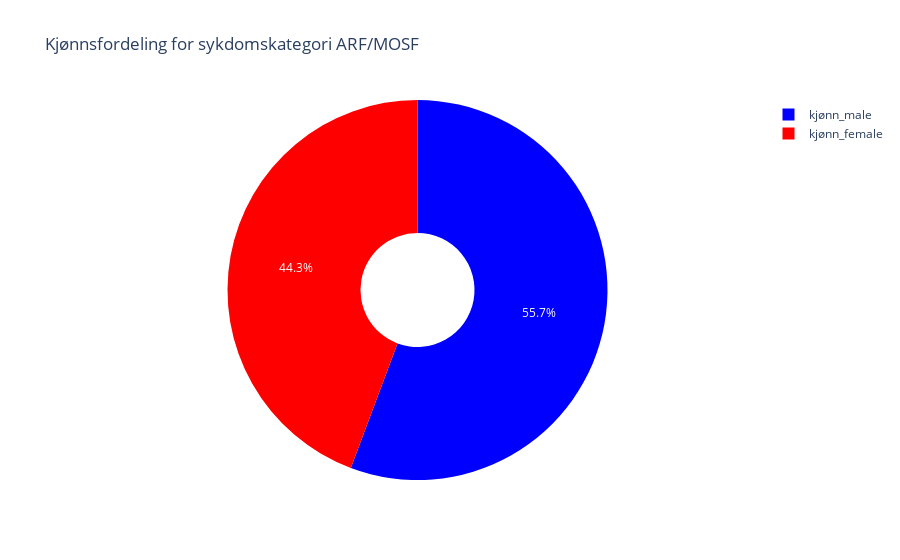
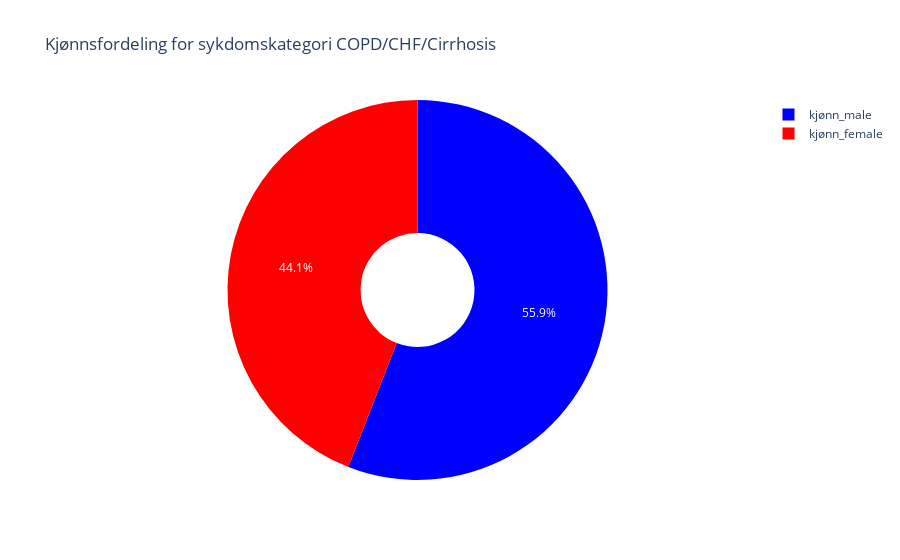
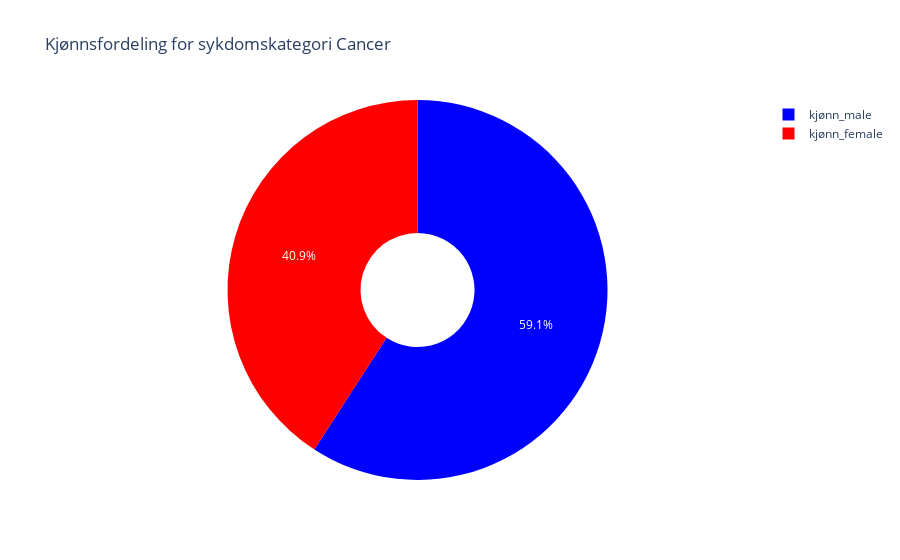
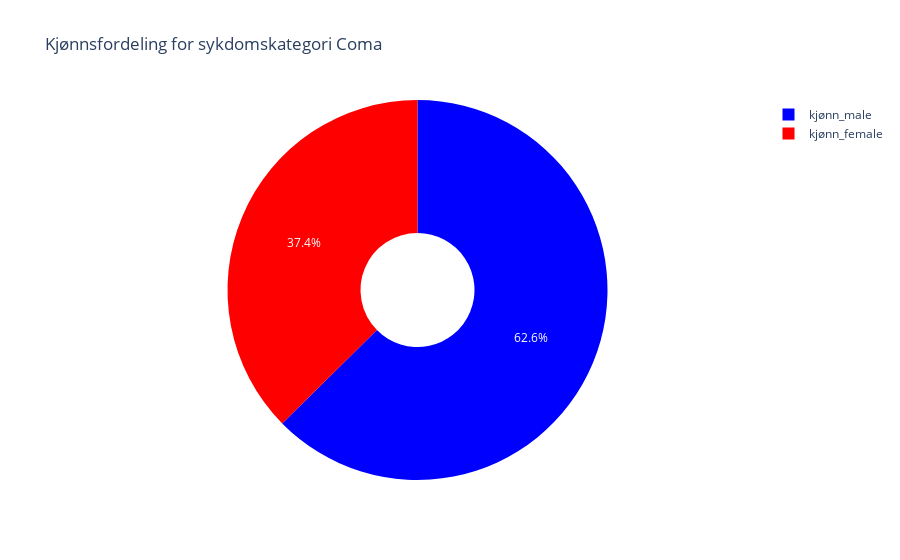

Source (notebook cell) for these figures, in order:
### Code cell
disease_categories = ['sykdomskategori_ARF/MOSF', 
                     'sykdomskategori_COPD/CHF/Cirrhosis', 
                     'sykdomskategori_Cancer', 
                     'sykdomskategori_Coma']

gender_categories = ['kjønn_female', 'kjønn_male']

for disease in disease_categories:
    disease_data = X_train[X_train[disease] == 1]
    
    gender_count = disease_data[gender_categories].sum()
    
    total = gender_count.sum()
    gender_percent = (gender_count / total) * 100
    
    gender_df = pd.DataFrame({
        'Kjønn': gender_percent.index,
        'Prosent': gender_percent.values
    })

    fig = px.pie(gender_df, 
                 values='Prosent', 
                 names='Kjønn', 
                 title=f'Kjønnsfordeling for {disease.replace("_", " ")}',
                 color_discrete_sequence=['blue', 'red'],
                 hole=0.3)
    
    fig.show()

### Figure 1 — Plotly figure (JSON) as saved in the notebook; plotly's stock layout.template omitted (floating-point values rounded to 4 significant figures)
{"data": [{"domain": {"x": [0, 1], "y": [0, 1]}, "hole": 0.3, "hovertemplate": "Kjønn=%{label}<br>Prosent=%{value}<extra></extra>", "labels": ["kjønn_female", "kjønn_male"], "legendgroup": "", "name": "", "showlegend": true, "type": "pie", "values": [44.29, 55.71]}], "layout": {"legend": {"tracegroupgap": 0}, "piecolorway": ["blue", "red"], "title": {"text": "Kjønnsfordeling for sykdomskategori ARF/MOSF"}}}

### Figure 2 — Plotly figure (JSON) as saved in the notebook; plotly's stock layout.template omitted (floating-point values rounded to 4 significant figures)
{"data": [{"domain": {"x": [0, 1], "y": [0, 1]}, "hole": 0.3, "hovertemplate": "Kjønn=%{label}<br>Prosent=%{value}<extra></extra>", "labels": ["kjønn_female", "kjønn_male"], "legendgroup": "", "name": "", "showlegend": true, "type": "pie", "values": [44.07, 55.93]}], "layout": {"legend": {"tracegroupgap": 0}, "piecolorway": ["blue", "red"], "title": {"text": "Kjønnsfordeling for sykdomskategori COPD/CHF/Cirrhosis"}}}

### Figure 3 — Plotly figure (JSON) as saved in the notebook; plotly's stock layout.template omitted (floating-point values rounded to 4 significant figures)
{"data": [{"domain": {"x": [0, 1], "y": [0, 1]}, "hole": 0.3, "hovertemplate": "Kjønn=%{label}<br>Prosent=%{value}<extra></extra>", "labels": ["kjønn_female", "kjønn_male"], "legendgroup": "", "name": "", "showlegend": true, "type": "pie", "values": [40.87, 59.13]}], "layout": {"legend": {"tracegroupgap": 0}, "piecolorway": ["blue", "red"], "title": {"text": "Kjønnsfordeling for sykdomskategori Cancer"}}}

### Figure 4 — Plotly figure (JSON) as saved in the notebook; plotly's stock layout.template omitted (floating-point values rounded to 4 significant figures)
{"data": [{"domain": {"x": [0, 1], "y": [0, 1]}, "hole": 0.3, "hovertemplate": "Kjønn=%{label}<br>Prosent=%{value}<extra></extra>", "labels": ["kjønn_female", "kjønn_male"], "legendgroup": "", "name": "", "showlegend": true, "type": "pie", "values": [37.39, 62.61]}], "layout": {"legend": {"tracegroupgap": 0}, "piecolorway": ["blue", "red"], "title": {"text": "Kjønnsfordeling for sykdomskategori Coma"}}}
